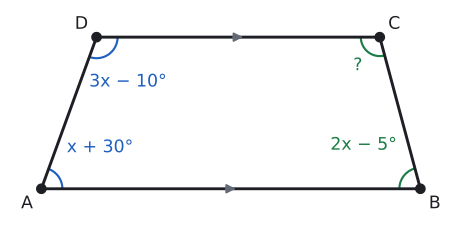

This chart was generated by the following Python code:
# Alıştırma 4: [AB] ∥ [DC], m(A) = x + 30°, m(D) = 3x − 10°, m(B) = 2x − 5° → x = 40, m(A) = 70°, m(D) = 110°, m(B) = 75°, m(C) = 105°.
import sys; sys.path.insert(0, "tools")
from cizim import *

P = lambda x, y: np.array([float(x), float(y)])
uz = lambda U, V: round(float(np.linalg.norm(U - V)), 4)
def acisi(K, U, V):
    u, v = U - K, V - K
    return round(float(np.degrees(np.arccos(np.dot(u, v) / np.linalg.norm(u) / np.linalg.norm(v)))), 3)
def kesis(p, u, q, v):
    t = np.linalg.solve(np.array([u, -v]).T, q - p); return p + t[0] * u
def paralel_isareti(U, V, renk=SOLUK, k=0.18, f=0.5):
    M = U + f * (V - U); t = (V - U) / np.linalg.norm(V - U)
    ax.annotate("", xy=M + k * t, xytext=M - k * t, arrowprops=dict(arrowstyle="-|>", color=renk, lw=1.4, mutation_scale=14))
def cetik(U, V, n=1, renk=SOLUK, L=0.16):
    M = (U + V) / 2; t = (V - U) / np.linalg.norm(V - U); m = np.array([-t[1], t[0]])
    for i in range(n):
        c = M + (i - (n - 1) / 2) * 0.13 * t
        ax.plot(*zip(c - L * m, c + L * m), color=renk, lw=1.5)
def olcu(U, V, metin, d=0.3, renk=YAZI, fs=13):
    """[UV] parçasının ortasına, U→V yönünün soluna d kadar uzağa yazı (d < 0: sağına)."""
    M = (U + V) / 2; t = (V - U) / np.linalg.norm(V - U); m = np.array([-t[1], t[0]])
    ax.text(*(M + d * m), metin, ha="center", va="center", color=renk, fontsize=fs)
def dik_isareti(K, U, V, r=0.28):
    a_ = (U - K) / np.linalg.norm(U - K) * r; b_ = (V - K) / np.linalg.norm(V - K) * r
    ax.plot(*zip(K + a_, K + a_ + b_, K + b_), color=SOLUK, lw=1.3)

AB, H, aA, aB, BOY = 9, 3.6, 70, 75, 3.0
UZAK = {"3x − 10°": 2.6, "x + 30°": 3.4, "2x − 5°": 3.4, "?": 1.9}

A = P(0, 0); B = P(AB, 0)
D = P(H / np.tan(np.radians(aA)), H); C = P(AB - H / np.tan(np.radians(aB)), H)
ACILAR = [(A, B, D, 0.5, "x + 30°", MAVI), (D, A, C, 0.5, "3x − 10°", MAVI), (B, C, A, 0.5, "2x − 5°", YESIL), (C, D, B, 0.45, "?", YESIL)]
print("A", acisi(A, B, D), "B", acisi(B, A, C), "C", acisi(C, B, D), "D", acisi(D, A, C), "DC", uz(D, C))

fig, ax = sekil(6, BOY)
ax.set_aspect("equal"); ax.axis("off")
ax.plot(*zip(A, B, C, D, A), color=YAZI)
paralel_isareti(A, B, f=0.5); paralel_isareti(D, C, f=0.5)
for Q in (A, B, C, D): nokta(ax, *Q, "")
ax.text(A[0] - 0.2, A[1] - 0.15, "A", ha="right", va="top")
ax.text(B[0] + 0.2, B[1] - 0.15, "B", ha="left", va="top")
ax.text(C[0] + 0.2, C[1] + 0.1, "C", ha="left", va="bottom")
ax.text(D[0] - 0.2, D[1] + 0.1, "D", ha="right", va="bottom")
for (K, U, V, r, metin, renk) in ACILAR:
    aci(ax, K, U, V, r=r, ad="", renk=renk)
    a1 = np.arctan2(*(U - K)[::-1]); a2 = np.arctan2(*(V - K)[::-1])
    u = (U - K) / np.linalg.norm(U - K) + (V - K) / np.linalg.norm(V - K); u = u / np.linalg.norm(u)
    ax.text(*(K + UZAK.get(metin, 1.9) * r * u), metin, ha="center", va="center", color=renk, fontsize=13)
x0 = min(A[0], D[0]); x1 = max(B[0], C[0])
ax.set_xlim(x0 - 0.8, x1 + 0.8); ax.set_ylim(-0.7, H + 0.7)
kaydet(fig, __file__)
